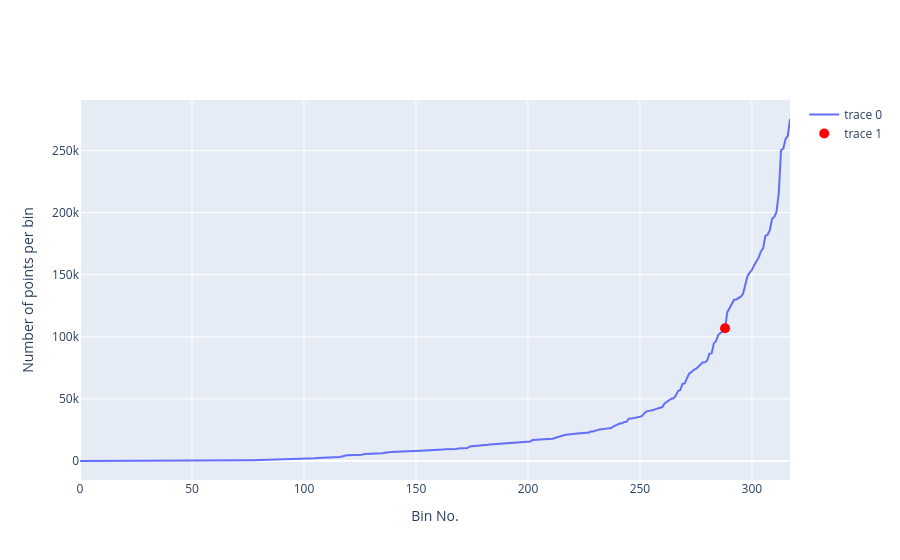

This figure's notebook cell:
### Code cell
profileNo_vs_latlon_bins(df_sampled, lat_step=5, lon_step=5, show_threshold=True, threshold_quantile=0.99)

### Figure 1 — Plotly figure (JSON) as saved in the notebook; plotly's stock layout.template omitted (floating-point values rounded to 4 significant figures; data arrays with more than 128 entries replaced by an {"elided": "..."} marker saying what was removed)
{"data": [{"type": "scatter", "x": {"elided": "318 int values"}, "y": {"elided": "318 int values"}}, {"marker": {"color": "red", "size": 10}, "mode": "markers", "type": "scatter", "x": [288], "y": [106884]}], "layout": {"xaxis": {"title": {"text": "Bin No."}}, "yaxis": {"title": {"text": "Number of points per bin"}}}}
